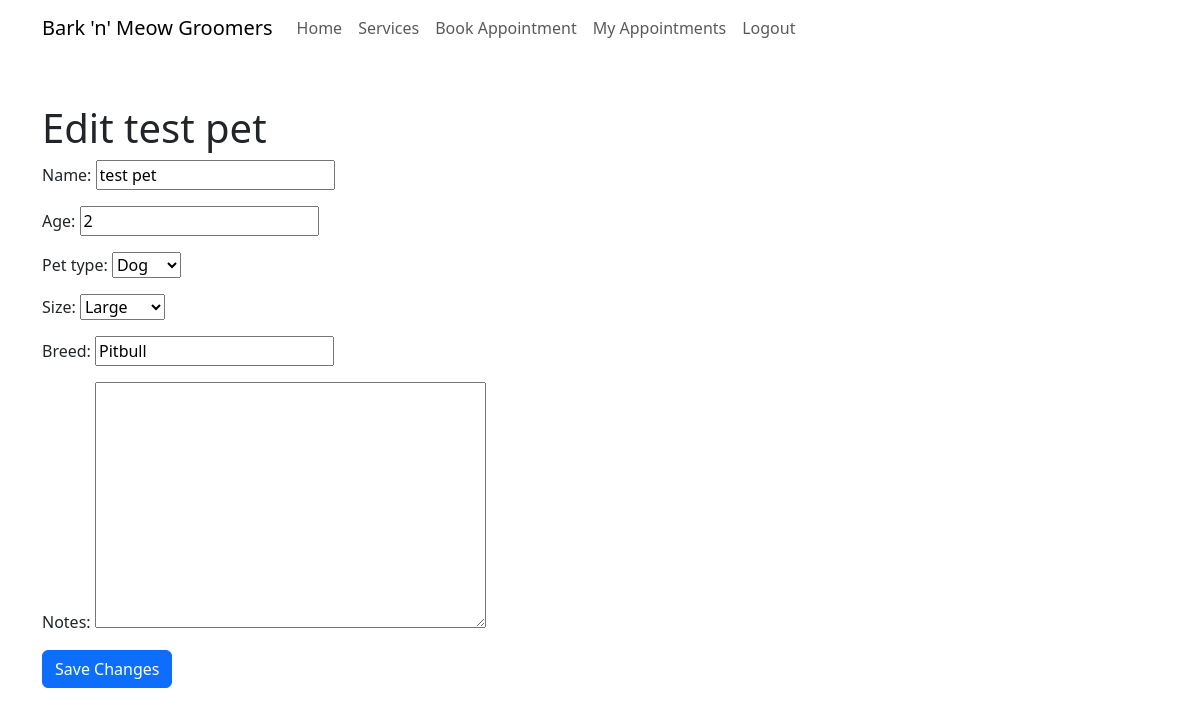
/edit-pet/3/ (signed in), run on the app's committed database.
### bookings/models.py (models this page shows, shortened)
class Pet(models.Model):
    PET_TYPES = [
        ('Dog', 'Dog'),
        ('Cat', 'Cat'),
    ]
    PET_SIZES = [
        ('Small', 'Small'),
        ('Medium', 'Medium'),
        ('Large', 'Large'),
    ]
    owner = models.ForeignKey(User, on_delete=models.CASCADE)
    name = models.CharField(max_length=100)
    pet_type = models.CharField(max_length=10, choices=PET_TYPES)
    breed = models.CharField(max_length=100, blank=True)
    age = models.PositiveIntegerField()
    size = models.CharField(max_length=10, choices=PET_SIZES)
    notes = models.TextField(blank=True)

### bookings/views.py (the view)
# urls.py: path('edit-pet/<int:pet_id>/', views.edit_pet, name='edit_pet'),
@login_required
def edit_pet(request, pet_id):
    pet = get_object_or_404(Pet, id=pet_id, owner=request.user)
    if request.method == "POST":
        form = PetForm(request.POST, instance=pet)
        if form.is_valid():
            form.save()
            messages.success(request, "Pet details updated successfully!")
            return redirect("my_pets")
    else:
        form = PetForm(instance=pet)
    return render(request, "edit_pet.html", {"form": form, "pet": pet})

### bookings/forms.py
class PetForm(forms.ModelForm):
    class Meta:
        model = Pet
        fields = [
            'name',
            'age',
            'pet_type',
            'size',
            'breed',
            'notes',
        ]

### templates/edit_pet.html (shortened to what this page needs)
{% extends "base.html" %}
{% block content %}
<div class="container mt-5">
    <h1>Edit {{ pet.name }}</h1>
    <form method="POST">
        {{ form.as_p }}
        <button type="submit" class="btn btn-primary">
            Save Changes
        </button>
    </form>
</div>
{% endblock %}

### data on the page
Pet: name "test pet", age "2", pet_type "Dog", size "Large", breed "Pitbull"
